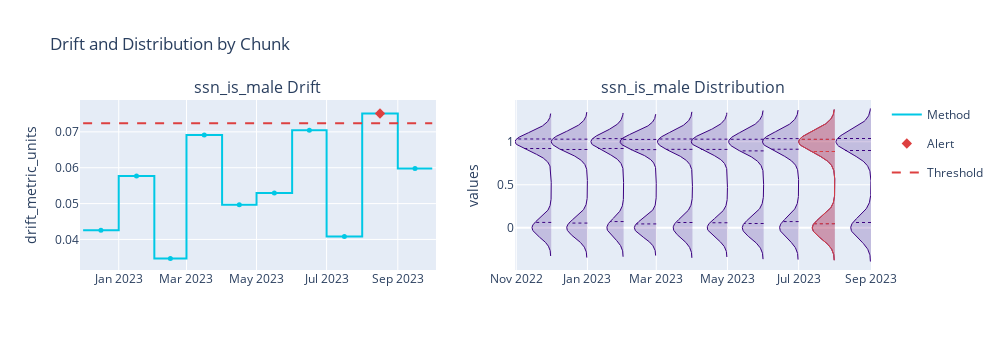

Here is the notebook cell this chart was saved with:
### Code cell
# plot distribution results
check_columns = ['ssn_is_male'] # ranked_features['feature_name']
plot_drift_and_distribution(uni_drift_results, check_columns, period='analysis')

### Figure 1 — Plotly figure (JSON) as saved in the notebook; plotly's stock layout.template omitted (floating-point values rounded to 4 significant figures; data arrays with more than 128 entries replaced by an {"elided": "..."} marker saying what was removed)
{"data": [{"hoverinfo": "skip", "legendgroup": "metric_analysis", "line": {"color": "#00c8e5", "shape": "hv", "width": 2}, "mode": "lines", "name": "Method", "showlegend": true, "type": "scatter", "x": ["2022-12-01T00:00:00", "2023-01-01T00:00:00", "2023-02-01T00:00:00", "2023-03-01T00:00:00", "2023-04-01T00:00:00", "2023-05-01T00:00:00", "2023-06-01T00:00:00", "2023-07-01T00:00:00", "2023-08-01T00:00:00", "2023-09-01T00:00:00", "2023-09-30T23:59:59.999999999"], "xaxis": "x", "y": [0.04254, 0.0577, 0.03472, 0.06911, 0.04967, 0.05297, 0.07048, 0.04079, 0.07512, 0.05982, 0.05982], "yaxis": "y"}, {"customdata": [["Jensen-Shannon distance for <b>ssn_is_male</b>", "<b style=\"color:Colors.BLUE_SKY_CRAYOLA;line-height:60px\">Analysis</b>", "", "2022-12", "From <b>Dec-01-2022</b> to <b>Dec-31-2022</b>", 0.0425], ["Jensen-Shannon distance for <b>ssn_is_male</b>", "<b style=\"color:Colors.BLUE_SKY_CRAYOLA;line-height:60px\">Analysis</b>", "", "2023-01", "From <b>Jan-01-2023</b> to <b>Jan-31-2023</b>", 0.0577], ["Jensen-Shannon distance for <b>ssn_is_male</b>", "<b style=\"color:Colors.BLUE_SKY_CRAYOLA;line-height:60px\">Analysis</b>", "", "2023-02", "From <b>Feb-01-2023</b> to <b>Feb-28-2023</b>", 0.0347], ["Jensen-Shannon distance for <b>ssn_is_male</b>", "<b style=\"color:Colors.BLUE_SKY_CRAYOLA;line-height:60px\">Analysis</b>", "", "2023-03", "From <b>Mar-01-2023</b> to <b>Mar-31-2023</b>", 0.0691], ["Jensen-Shannon distance for <b>ssn_is_male</b>", "<b style=\"color:Colors.BLUE_SKY_CRAYOLA;line-height:60px\">Analysis</b>", "", "2023-04", "From <b>Apr-01-2023</b> to <b>Apr-30-2023</b>", 0.0497], ["Jensen-Shannon distance for <b>ssn_is_male</b>", "<b style=\"color:Colors.BLUE_SKY_CRAYOLA;line-height:60px\">Analysis</b>", "", "2023-05", "From <b>May-01-2023</b> to <b>May-31-2023</b>", 0.053], ["Jensen-Shannon distance for <b>ssn_is_male</b>", "<b style=\"color:Colors.BLUE_SKY_CRAYOLA;line-height:60px\">Analysis</b>", "", "2023-06", "From <b>Jun-01-2023</b> to <b>Jun-30-2023</b>", 0.0705], ["Jensen-Shannon distance for <b>ssn_is_male</b>", "<b style=\"color:Colors.BLUE_SKY_CRAYOLA;line-height:60px\">Analysis</b>", "", "2023-07", "From <b>Jul-01-2023</b> to <b>Jul-31-2023</b>", 0.0408], ["Jensen-Shannon distance for <b>ssn_is_male</b>", "<b style=\"color:Colors.BLUE_SKY_CRAYOLA;line-height:60px\">Analysis</b>", "<span style=\"color:#AD0000\">⚠ <b>Drift detected</b></span>", "2023-08", "From <b>Aug-01-2023</b> to <b>Aug-31-2023</b>", 0.0751], ["Jensen-Shannon distance for <b>ssn_is_male</b>", "<b style=\"color:Colors.BLUE_SKY_CRAYOLA;line-height:60px\">Analysis</b>", "", "2023-09", "From <b>Sep-01-2023</b> to <b>Sep-30-2023</b>", 0.0598]], "hovertemplate": "%{customdata[1]} &nbsp; &nbsp; %{customdata[2]} <br />Chunk: <b>%{customdata[3]}</b> &nbsp; &nbsp; %{customdata[4]} <br />%{customdata[0]}: <b>%{customdata[5]}</b><b r /><extra></extra>", "legendgroup": "metric_analysis", "marker": {"color": "#00c8e5", "size": 5, "symbol": "circle"}, "mode": "markers", "name": "Method", "showlegend": false, "type": "scatter", "x": ["2022-12-16T12:00:00", "2023-01-16T12:00:00", "2023-02-15T00:00:00", "2023-03-16T12:00:00", "2023-04-16T00:00:00", "2023-05-16T12:00:00", "2023-06-16T00:00:00", "2023-07-16T12:00:00", "2023-08-16T12:00:00", "2023-09-15T23:59:59.999999999"], "xaxis": "x", "y": [0.04254, 0.0577, 0.03472, 0.06911, 0.04967, 0.05297, 0.07048, 0.04079, 0.07512, 0.05982, 0.05982], "yaxis": "y"}, {"hoverinfo": "skip", "legendgroup": "alert", "marker": {"color": "#DD4040", "size": 8, "symbol": "diamond"}, "mode": "markers", "name": "Alert", "showlegend": true, "type": "scatter", "x": ["2023-08-16T12:00:00"], "xaxis": "x", "y": [0.07512], "yaxis": "y"}, {"hoverinfo": "skip", "legendgroup": "thresh", "line": {"color": "#DD4040", "dash": "dash", "width": 2}, "mode": "lines", "name": "Threshold", "showlegend": true, "type": "scatter", "x": ["2022-12-01T00:00:00", "2023-01-01T00:00:00", "2023-02-01T00:00:00", "2023-03-01T00:00:00", "2023-04-01T00:00:00", "2023-05-01T00:00:00", "2023-06-01T00:00:00", "2023-07-01T00:00:00", "2023-08-01T00:00:00", "2023-09-01T00:00:00", "2023-09-30T23:59:59.999999999"], "xaxis": "x", "y": [0.07237, 0.07237, 0.07237, 0.07237, 0.07237, 0.07237, 0.07237, 0.07237, 0.07237, 0.07237, 0.07237], "yaxis": "y"}, {"hoverinfo": "skip", "line": {"color": "#3b0280", "width": 1}, "mode": "lines", "name": "Analysis", "showlegend": false, "type": "scatter", "x": {"elided": "820 str values"}, "xaxis": "x2", "y": {"elided": "820 float values"}, "yaxis": "y2"}, {"fill": "tonexty", "fillcolor": "rgba(0.23137254901960785, 0.00784313725490196, 0.5019607843137255, 0.2)", "hoverinfo": "skip", "line": {"color": "rgba(0,0,0,0)", "width": 1}, "showlegend": false, "type": "scatter", "x": {"elided": "820 str values"}, "xaxis": "x2", "y": {"elided": "820 float values"}, "yaxis": "y2"}, {"customdata": [["2022-12", "From <b>Dec-01-2022</b> to <b>Dec-31-2022</b>", "0.063"], ["2022-12", "From <b>Dec-01-2022</b> to <b>Dec-31-2022</b>", "0.063"]], "hoverlabel": {"bgcolor": "#3b0280", "font": {"color": "white"}}, "hovertemplate": "Chunk %{customdata[0]}: %{customdata[1]}, <b>%{customdata[2]}</b>", "line": {"color": "#3b0280", "dash": "dot", "width": 1}, "mode": "lines", "name": "Analysis", "showlegend": false, "type": "scatter", "x": ["2022-12-01T00:00:00", "2022-11-17T00:54:31.931979049"], "xaxis": "x2", "y": [0.06266, 0.06266], "yaxis": "y2"}, {"customdata": [["2022-12", "From <b>Dec-01-2022</b> to <b>Dec-31-2022</b>", "0.921"], ["2022-12", "From <b>Dec-01-2022</b> to <b>Dec-31-2022</b>", "0.921"]], "hoverlabel": {"bgcolor": "#3b0280", "font": {"color": "white"}}, "hovertemplate": "Chunk %{customdata[0]}: %{customdata[1]}, <b>%{customdata[2]}</b>", "line": {"color": "#3b0280", "dash": "dot", "width": 1}, "mode": "lines", "name": "Analysis", "showlegend": false, "type": "scatter", "x": ["2022-12-01T00:00:00", "2022-11-07T02:54:32.700089599"], "xaxis": "x2", "y": [0.9212, 0.9212], "yaxis": "y2"}, {"customdata": [["2022-12", "From <b>Dec-01-2022</b> to <b>Dec-31-2022</b>", "1.032"], ["2022-12", "From <b>Dec-01-2022</b> to <b>Dec-31-2022</b>", "1.032"]], "hoverlabel": {"bgcolor": "#3b0280", "font": {"color": "white"}}, "hovertemplate": "Chunk %{customdata[0]}: %{customdata[1]}, <b>%{customdata[2]}</b>", "line": {"color": "#3b0280", "dash": "dot", "width": 1}, "mode": "lines", "name": "Analysis", "showlegend": false, "type": "scatter", "x": ["2022-12-01T00:00:00", "2022-11-01T07:52:06.979333533"], "xaxis": "x2", "y": [1.032, 1.032], "yaxis": "y2"}, {"hoverinfo": "skip", "line": {"color": "#3b0280", "width": 1}, "mode": "lines", "name": "Analysis", "showlegend": false, "type": "scatter", "x": {"elided": "410 str values"}, "xaxis": "x2", "y": {"elided": "410 float values"}, "yaxis": "y2"}, {"fill": "tonexty", "fillcolor": "rgba(0.23137254901960785, 0.00784313725490196, 0.5019607843137255, 0.2)", "hoverinfo": "skip", "line": {"color": "rgba(0,0,0,0)", "width": 1}, "showlegend": false, "type": "scatter", "x": {"elided": "410 str values"}, "xaxis": "x2", "y": {"elided": "410 float values"}, "yaxis": "y2"}, {"customdata": [["2023-01", "From <b>Jan-01-2023</b> to <b>Jan-31-2023</b>", "0.055"], ["2023-01", "From <b>Jan-01-2023</b> to <b>Jan-31-2023</b>", "0.055"]], "hoverlabel": {"bgcolor": "#3b0280", "font": {"color": "white"}}, "hovertemplate": "Chunk %{customdata[0]}: %{customdata[1]}, <b>%{customdata[2]}</b>", "line": {"color": "#3b0280", "dash": "dot", "width": 1}, "mode": "lines", "name": "Analysis", "showlegend": false, "type": "scatter", "x": ["2023-01-01T00:00:00", "2022-12-16T04:02:08.345440670"], "xaxis": "x2", "y": [0.05505, 0.05505], "yaxis": "y2"}, {"customdata": [["2023-01", "From <b>Jan-01-2023</b> to <b>Jan-31-2023</b>", "0.91"], ["2023-01", "From <b>Jan-01-2023</b> to <b>Jan-31-2023</b>", "0.91"]], "hoverlabel": {"bgcolor": "#3b0280", "font": {"color": "white"}}, "hovertemplate": "Chunk %{customdata[0]}: %{customdata[1]}, <b>%{customdata[2]}</b>", "line": {"color": "#3b0280", "dash": "dot", "width": 1}, "mode": "lines", "name": "Analysis", "showlegend": false, "type": "scatter", "x": ["2023-01-01T00:00:00", "2022-12-09T02:29:41.255683195"], "xaxis": "x2", "y": [0.9102, 0.9102], "yaxis": "y2"}, {"customdata": [["2023-01", "From <b>Jan-01-2023</b> to <b>Jan-31-2023</b>", "1.03"], ["2023-01", "From <b>Jan-01-2023</b> to <b>Jan-31-2023</b>", "1.03"]], "hoverlabel": {"bgcolor": "#3b0280", "font": {"color": "white"}}, "hovertemplate": "Chunk %{customdata[0]}: %{customdata[1]}, <b>%{customdata[2]}</b>", "line": {"color": "#3b0280", "dash": "dot", "width": 1}, "mode": "lines", "name": "Analysis", "showlegend": false, "type": "scatter", "x": ["2023-01-01T00:00:00", "2022-12-02T00:49:12.537307431"], "xaxis": "x2", "y": [1.03, 1.03], "yaxis": "y2"}, {"hoverinfo": "skip", "line": {"color": "#3b0280", "width": 1}, "mode": "lines", "name": "Analysis", "showlegend": false, "type": "scatter", "x": {"elided": "410 str values"}, "xaxis": "x2", "y": {"elided": "410 float values"}, "yaxis": "y2"}, {"fill": "tonexty", "fillcolor": "rgba(0.23137254901960785, 0.00784313725490196, 0.5019607843137255, 0.2)", "hoverinfo": "skip", "line": {"color": "rgba(0,0,0,0)", "width": 1}, "showlegend": false, "type": "scatter", "x": {"elided": "410 str values"}, "xaxis": "x2", "y": {"elided": "410 float values"}, "yaxis": "y2"}, {"customdata": [["2023-02", "From <b>Feb-01-2023</b> to <b>Feb-28-2023</b>", "0.072"], ["2023-02", "From <b>Feb-01-2023</b> to <b>Feb-28-2023</b>", "0.072"]], "hoverlabel": {"bgcolor": "#3b0280", "font": {"color": "white"}}, "hovertemplate": "Chunk %{customdata[0]}: %{customdata[1]}, <b>%{customdata[2]}</b>", "line": {"color": "#3b0280", "dash": "dot", "width": 1}, "mode": "lines", "name": "Analysis", "showlegend": false, "type": "scatter", "x": ["2023-02-01T00:00:00", "2023-01-20T09:18:58.032980425"], "xaxis": "x2", "y": [0.0724, 0.0724], "yaxis": "y2"}, {"customdata": [["2023-02", "From <b>Feb-01-2023</b> to <b>Feb-28-2023</b>", "0.922"], ["2023-02", "From <b>Feb-01-2023</b> to <b>Feb-28-2023</b>", "0.922"]], "hoverlabel": {"bgcolor": "#3b0280", "font": {"color": "white"}}, "hovertemplate": "Chunk %{customdata[0]}: %{customdata[1]}, <b>%{customdata[2]}</b>", "line": {"color": "#3b0280", "dash": "dot", "width": 1}, "mode": "lines", "name": "Analysis", "showlegend": false, "type": "scatter", "x": ["2023-02-01T00:00:00", "2023-01-10T00:56:32.962579589"], "xaxis": "x2", "y": [0.9219, 0.9219], "yaxis": "y2"}, {"customdata": [["2023-02", "From <b>Feb-01-2023</b> to <b>Feb-28-2023</b>", "1.036"], ["2023-02", "From <b>Feb-01-2023</b> to <b>Feb-28-2023</b>", "1.036"]], "hoverlabel": {"bgcolor": "#3b0280", "font": {"color": "white"}}, "hovertemplate": "Chunk %{customdata[0]}: %{customdata[1]}, <b>%{customdata[2]}</b>", "line": {"color": "#3b0280", "dash": "dot", "width": 1}, "mode": "lines", "name": "Analysis", "showlegend": false, "type": "scatter", "x": ["2023-02-01T00:00:00", "2023-01-05T10:13:57.456171056"], "xaxis": "x2", "y": [1.036, 1.036], "yaxis": "y2"}, {"hoverinfo": "skip", "line": {"color": "#3b0280", "width": 1}, "mode": "lines", "name": "Analysis", "showlegend": false, "type": "scatter", "x": {"elided": "820 str values"}, "xaxis": "x2", "y": {"elided": "820 float values"}, "yaxis": "y2"}, {"fill": "tonexty", "fillcolor": "rgba(0.23137254901960785, 0.00784313725490196, 0.5019607843137255, 0.2)", "hoverinfo": "skip", "line": {"color": "rgba(0,0,0,0)", "width": 1}, "showlegend": false, "type": "scatter", "x": {"elided": "820 str values"}, "xaxis": "x2", "y": {"elided": "820 float values"}, "yaxis": "y2"}, {"customdata": [["2023-03", "From <b>Mar-01-2023</b> to <b>Mar-31-2023</b>", "0.045"], ["2023-03", "From <b>Mar-01-2023</b> to <b>Mar-31-2023</b>", "0.045"]], "hoverlabel": {"bgcolor": "#3b0280", "font": {"color": "white"}}, "hovertemplate": "Chunk %{customdata[0]}: %{customdata[1]}, <b>%{customdata[2]}</b>", "line": {"color": "#3b0280", "dash": "dot", "width": 1}, "mode": "lines", "name": "Analysis", "showlegend": false, "type": "scatter", "x": ["2023-03-01T00:00:00", "2023-02-11T19:54:47.711118256"], "xaxis": "x2", "y": [0.04521, 0.04521], "yaxis": "y2"}, {"customdata": [["2023-03", "From <b>Mar-01-2023</b> to <b>Mar-31-2023</b>", "0.909"], ["2023-03", "From <b>Mar-01-2023</b> to <b>Mar-31-2023</b>", "0.909"]], "hoverlabel": {"bgcolor": "#3b0280", "font": {"color": "white"}}, "hovertemplate": "Chunk %{customdata[0]}: %{customdata[1]}, <b>%{customdata[2]}</b>", "line": {"color": "#3b0280", "dash": "dot", "width": 1}, "mode": "lines", "name": "Analysis", "showlegend": false, "type": "scatter", "x": ["2023-03-01T00:00:00", "2023-02-07T09:52:05.126288225"], "xaxis": "x2", "y": [0.9086, 0.9086], "yaxis": "y2"}, {"customdata": [["2023-03", "From <b>Mar-01-2023</b> to <b>Mar-31-2023</b>", "1.027"], ["2023-03", "From <b>Mar-01-2023</b> to <b>Mar-31-2023</b>", "1.027"]], "hoverlabel": {"bgcolor": "#3b0280", "font": {"color": "white"}}, "hovertemplate": "Chunk %{customdata[0]}: %{customdata[1]}, <b>%{customdata[2]}</b>", "line": {"color": "#3b0280", "dash": "dot", "width": 1}, "mode": "lines", "name": "Analysis", "showlegend": false, "type": "scatter", "x": ["2023-03-01T00:00:00", "2023-01-29T23:12:53.966221269"], "xaxis": "x2", "y": [1.027, 1.027], "yaxis": "y2"}, {"hoverinfo": "skip", "line": {"color": "#3b0280", "width": 1}, "mode": "lines", "name": "Analysis", "showlegend": false, "type": "scatter", "x": {"elided": "410 str values"}, "xaxis": "x2", "y": {"elided": "410 float values"}, "yaxis": "y2"}, {"fill": "tonexty", "fillcolor": "rgba(0.23137254901960785, 0.00784313725490196, 0.5019607843137255, 0.2)", "hoverinfo": "skip", "line": {"color": "rgba(0,0,0,0)", "width": 1}, "showlegend": false, "type": "scatter", "x": {"elided": "410 str values"}, "xaxis": "x2", "y": {"elided": "410 float values"}, "yaxis": "y2"}, {"customdata": [["2023-04", "From <b>Apr-01-2023</b> to <b>Apr-30-2023</b>", "0.062"], ["2023-04", "From <b>Apr-01-2023</b> to <b>Apr-30-2023</b>", "0.062"]], "hoverlabel": {"bgcolor": "#3b0280", "font": {"color": "white"}}, "hovertemplate": "Chunk %{customdata[0]}: %{customdata[1]}, <b>%{customdata[2]}</b>", "line": {"color": "#3b0280", "dash": "dot", "width": 1}, "mode": "lines", "name": "Analysis", "showlegend": false, "type": "scatter", "x": ["2023-04-01T00:00:00", "2023-03-17T15:45:51.477920673"], "xaxis": "x2", "y": [0.06167, 0.06167], "yaxis": "y2"}, {"customdata": [["2023-04", "From <b>Apr-01-2023</b> to <b>Apr-30-2023</b>", "0.912"], ["2023-04", "From <b>Apr-01-2023</b> to <b>Apr-30-2023</b>", "0.912"]], "hoverlabel": {"bgcolor": "#3b0280", "font": {"color": "white"}}, "hovertemplate": "Chunk %{customdata[0]}: %{customdata[1]}, <b>%{customdata[2]}</b>", "line": {"color": "#3b0280", "dash": "dot", "width": 1}, "mode": "lines", "name": "Analysis", "showlegend": false, "type": "scatter", "x": ["2023-04-01T00:00:00", "2023-03-09T11:50:14.225168690"], "xaxis": "x2", "y": [0.9118, 0.9118], "yaxis": "y2"}, {"customdata": [["2023-04", "From <b>Apr-01-2023</b> to <b>Apr-30-2023</b>", "1.032"], ["2023-04", "From <b>Apr-01-2023</b> to <b>Apr-30-2023</b>", "1.032"]], "hoverlabel": {"bgcolor": "#3b0280", "font": {"color": "white"}}, "hovertemplate": "Chunk %{customdata[0]}: %{customdata[1]}, <b>%{customdata[2]}</b>", "line": {"color": "#3b0280", "dash": "dot", "width": 1}, "mode": "lines", "name": "Analysis", "showlegend": false, "type": "scatter", "x": ["2023-04-01T00:00:00", "2023-03-03T02:46:05.576744365"], "xaxis": "x2", "y": [1.032, 1.032], "yaxis": "y2"}, {"hoverinfo": "skip", "line": {"color": "#3b0280", "width": 1}, "mode": "lines", "name": "Analysis", "showlegend": false, "type": "scatter", "x": {"elided": "410 str values"}, "xaxis": "x2", "y": {"elided": "410 float values"}, "yaxis": "y2"}, {"fill": "tonexty", "fillcolor": "rgba(0.23137254901960785, 0.00784313725490196, 0.5019607843137255, 0.2)", "hoverinfo": "skip", "line": {"color": "rgba(0,0,0,0)", "width": 1}, "showlegend": false, "type": "scatter", "x": {"elided": "410 str values"}, "xaxis": "x2", "y": {"elided": "410 float values"}, "yaxis": "y2"}, {"customdata": [["2023-05", "From <b>May-01-2023</b> to <b>May-31-2023</b>", "0.059"], ["2023-05", "From <b>May-01-2023</b> to <b>May-31-2023</b>", "0.059"]], "hoverlabel": {"bgcolor": "#3b0280", "font": {"color": "white"}}, "hovertemplate": "Chunk %{customdata[0]}: %{customdata[1]}, <b>%{customdata[2]}</b>", "line": {"color": "#3b0280", "dash": "dot", "width": 1}, "mode": "lines", "name": "Analysis", "showlegend": false, "type": "scatter", "x": ["2023-05-01T00:00:00", "2023-04-15T20:20:54.270147553"], "xaxis": "x2", "y": [0.05865, 0.05865], "yaxis": "y2"}, {"customdata": [["2023-05", "From <b>May-01-2023</b> to <b>May-31-2023</b>", "0.911"], ["2023-05", "From <b>May-01-2023</b> to <b>May-31-2023</b>", "0.911"]], "hoverlabel": {"bgcolor": "#3b0280", "font": {"color": "white"}}, "hovertemplate": "Chunk %{customdata[0]}: %{customdata[1]}, <b>%{customdata[2]}</b>", "line": {"color": "#3b0280", "dash": "dot", "width": 1}, "mode": "lines", "name": "Analysis", "showlegend": false, "type": "scatter", "x": ["2023-05-01T00:00:00", "2023-04-08T06:16:16.359359454"], "xaxis": "x2", "y": [0.911, 0.911], "yaxis": "y2"}, {"customdata": [["2023-05", "From <b>May-01-2023</b> to <b>May-31-2023</b>", "1.03"], ["2023-05", "From <b>May-01-2023</b> to <b>May-31-2023</b>", "1.03"]], "hoverlabel": {"bgcolor": "#3b0280", "font": {"color": "white"}}, "hovertemplate": "Chunk %{customdata[0]}: %{customdata[1]}, <b>%{customdata[2]}</b>", "line": {"color": "#3b0280", "dash": "dot", "width": 1}, "mode": "lines", "name": "Analysis", "showlegend": false, "type": "scatter", "x": ["2023-05-01T00:00:00", "2023-04-01T01:29:33.670525195"], "xaxis": "x2", "y": [1.03, 1.03], "yaxis": "y2"}, {"hoverinfo": "skip", "line": {"color": "#3b0280", "width": 1}, "mode": "lines", "name": "Analysis", "showlegend": false, "type": "scatter", "x": {"elided": "410 str values"}, "xaxis": "x2", "y": {"elided": "410 float values"}, "yaxis": "y2"}, {"fill": "tonexty", "fillcolor": "rgba(0.23137254901960785, 0.00784313725490196, 0.5019607843137255, 0.2)", "hoverinfo": "skip", "line": {"color": "rgba(0,0,0,0)", "width": 1}, "showlegend": false, "type": "scatter", "x": {"elided": "410 str values"}, "xaxis": "x2", "y": {"elided": "410 float values"}, "yaxis": "y2"}, {"customdata": [["2023-06", "From <b>Jun-01-2023</b> to <b>Jun-30-2023</b>", "0.05"], ["2023-06", "From <b>Jun-01-2023</b> to <b>Jun-30-2023</b>", "0.05"]], "hoverlabel": {"bgcolor": "#3b0280", "font": {"color": "white"}}, "hovertemplate": "Chunk %{customdata[0]}: %{customdata[1]}, <b>%{customdata[2]}</b>", "line": {"color": "#3b0280", "dash": "dot", "width": 1}, "mode": "lines", "name": "Analysis", "showlegend": false, "type": "scatter", "x": ["2023-06-01T00:00:00", "2023-05-15T04:30:57.241599272"], "xaxis": "x2", "y": [0.04962, 0.04962], "yaxis": "y2"}, {"customdata": [["2023-06", "From <b>Jun-01-2023</b> to <b>Jun-30-2023</b>", "0.894"], ["2023-06", "From <b>Jun-01-2023</b> to <b>Jun-30-2023</b>", "0.894"]], "hoverlabel": {"bgcolor": "#3b0280", "font": {"color": "white"}}, "hovertemplate": "Chunk %{customdata[0]}: %{customdata[1]}, <b>%{customdata[2]}</b>", "line": {"color": "#3b0280", "dash": "dot", "width": 1}, "mode": "lines", "name": "Analysis", "showlegend": false, "type": "scatter", "x": ["2023-06-01T00:00:00", "2023-05-11T12:50:18.654667310"], "xaxis": "x2", "y": [0.8938, 0.8938], "yaxis": "y2"}, {"customdata": [["2023-06", "From <b>Jun-01-2023</b> to <b>Jun-30-2023</b>", "1.029"], ["2023-06", "From <b>Jun-01-2023</b> to <b>Jun-30-2023</b>", "1.029"]], "hoverlabel": {"bgcolor": "#3b0280", "font": {"color": "white"}}, "hovertemplate": "Chunk %{customdata[0]}: %{customdata[1]}, <b>%{customdata[2]}</b>", "line": {"color": "#3b0280", "dash": "dot", "width": 1}, "mode": "lines", "name": "Analysis", "showlegend": false, "type": "scatter", "x": ["2023-06-01T00:00:00", "2023-05-02T20:05:10.800243204"], "xaxis": "x2", "y": [1.029, 1.029], "yaxis": "y2"}, {"hoverinfo": "skip", "line": {"color": "#3b0280", "width": 1}, "mode": "lines", "name": "Analysis", "showlegend": false, "type": "scatter", "x": {"elided": "410 str values"}, "xaxis": "x2", "y": {"elided": "410 float values"}, "yaxis": "y2"}, {"fill": "tonexty", "fillcolor": "rgba(0.23137254901960785, 0.00784313725490196, 0.5019607843137255, 0.2)", "hoverinfo": "skip", "line": {"color": "rgba(0,0,0,0)", "width": 1}, "showlegend": false, "type": "scatter", "x": {"elided": "410 str values"}, "xaxis": "x2", "y": {"elided": "410 float values"}, "yaxis": "y2"}, {"customdata": [["2023-07", "From <b>Jul-01-2023</b> to <b>Jul-31-2023</b>", "0.072"], ["2023-07", "From <b>Jul-01-2023</b> to <b>Jul-31-2023</b>", "0.072"]], "hoverlabel": {"bgcolor": "#3b0280", "font": {"color": "white"}}, "hovertemplate": "Chunk %{customdata[0]}: %{customdata[1]}, <b>%{customdata[2]}</b>", "line": {"color": "#3b0280", "dash": "dot", "width": 1}, "mode": "lines", "name": "Analysis", "showlegend": false, "type": "scatter", "x": ["2023-07-01T00:00:00", "2023-06-17T06:19:34.948369997"], "xaxis": "x2", "y": [0.07238, 0.07238], "yaxis": "y2"}, {"customdata": [["2023-07", "From <b>Jul-01-2023</b> to <b>Jul-31-2023</b>", "0.913"], ["2023-07", "From <b>Jul-01-2023</b> to <b>Jul-31-2023</b>", "0.913"]], "hoverlabel": {"bgcolor": "#3b0280", "font": {"color": "white"}}, "hovertemplate": "Chunk %{customdata[0]}: %{customdata[1]}, <b>%{customdata[2]}</b>", "line": {"color": "#3b0280", "dash": "dot", "width": 1}, "mode": "lines", "name": "Analysis", "showlegend": false, "type": "scatter", "x": ["2023-07-01T00:00:00", "2023-06-06T19:38:41.777487010"], "xaxis": "x2", "y": [0.9132, 0.9132], "yaxis": "y2"}, {"customdata": [["2023-07", "From <b>Jul-01-2023</b> to <b>Jul-31-2023</b>", "1.036"], ["2023-07", "From <b>Jul-01-2023</b> to <b>Jul-31-2023</b>", "1.036"]], "hoverlabel": {"bgcolor": "#3b0280", "font": {"color": "white"}}, "hovertemplate": "Chunk %{customdata[0]}: %{customdata[1]}, <b>%{customdata[2]}</b>", "line": {"color": "#3b0280", "dash": "dot", "width": 1}, "mode": "lines", "name": "Analysis", "showlegend": false, "type": "scatter", "x": ["2023-07-01T00:00:00", "2023-06-01T07:35:55.967387935"], "xaxis": "x2", "y": [1.036, 1.036], "yaxis": "y2"}, {"hoverinfo": "skip", "line": {"color": "#3b0280", "width": 1}, "mode": "lines", "name": "Analysis", "showlegend": false, "type": "scatter", "x": {"elided": "410 str values"}, "xaxis": "x2", "y": {"elided": "410 float values"}, "yaxis": "y2"}, {"fill": "tonexty", "fillcolor": "rgba(0.23137254901960785, 0.00784313725490196, 0.5019607843137255, 0.2)", "hoverinfo": "skip", "line": {"color": "rgba(0,0,0,0)", "width": 1}, "showlegend": false, "type": "scatter", "x": {"elided": "410 str values"}, "xaxis": "x2", "y": {"elided": "410 float values"}, "yaxis": "y2"}, {"customdata": [["2023-08", "From <b>Aug-01-2023</b> to <b>Aug-31-2023</b>", "0.047"], ["2023-08", "From <b>Aug-01-2023</b> to <b>Aug-31-2023</b>", "0.047"]], "hoverlabel": {"bgcolor": "#3b0280", "font": {"color": "white"}}, "hovertemplate": "Chunk %{customdata[0]}: %{customdata[1]}, <b>%{customdata[2]}</b>", "line": {"color": "#3b0280", "dash": "dot", "width": 1}, "mode": "lines", "name": "Analysis", "showlegend": false, "type": "scatter", "x": ["2023-08-01T00:00:00", "2023-07-14T00:13:24.200835304"], "xaxis": "x2", "y": [0.04738, 0.04738], "yaxis": "y2"}, {"customdata": [["2023-08", "From <b>Aug-01-2023</b> to <b>Aug-31-2023</b>", "0.887"], ["2023-08", "From <b>Aug-01-2023</b> to <b>Aug-31-2023</b>", "0.887"]], "hoverlabel": {"bgcolor": "#3b0280", "font": {"color": "white"}}, "hovertemplate": "Chunk %{customdata[0]}: %{customdata[1]}, <b>%{customdata[2]}</b>", "line": {"color": "#3b0280", "dash": "dot", "width": 1}, "mode": "lines", "name": "Analysis", "showlegend": false, "type": "scatter", "x": ["2023-08-01T00:00:00", "2023-07-11T08:48:35.335572644"], "xaxis": "x2", "y": [0.8867, 0.8867], "yaxis": "y2"}, {"customdata": [["2023-08", "From <b>Aug-01-2023</b> to <b>Aug-31-2023</b>", "1.028"], ["2023-08", "From <b>Aug-01-2023</b> to <b>Aug-31-2023</b>", "1.028"]], "hoverlabel": {"bgcolor": "#3b0280", "font": {"color": "white"}}, "hovertemplate": "Chunk %{customdata[0]}: %{customdata[1]}, <b>%{customdata[2]}</b>", "line": {"color": "#3b0280", "dash": "dot", "width": 1}, "mode": "lines", "name": "Analysis", "showlegend": false, "type": "scatter", "x": ["2023-08-01T00:00:00", "2023-07-01T18:09:01.415658196"], "xaxis": "x2", "y": [1.028, 1.028], "yaxis": "y2"}, {"hoverinfo": "skip", "line": {"color": "#3b0280", "width": 1}, "mode": "lines", "name": "Analysis", "showlegend": false, "type": "scatter", "x": {"elided": "205 str values"}, "xaxis": "x2", "y": {"elided": "205 float values"}, "yaxis": "y2"}, {"fill": "tonexty", "fillcolor": "rgba(0.23137254901960785, 0.00784313725490196, 0.5019607843137255, 0.2)", "hoverinfo": "skip", "line": {"color": "rgba(0,0,0,0)", "width": 1}, "showlegend": false, "type": "scatter", "x": {"elided": "205 str values"}, "xaxis": "x2", "y": {"elided": "205 float values"}, "yaxis": "y2"}, {"customdata": [["2023-09", "From <b>Sep-01-2023</b> to <b>Sep-30-2023</b>", "0.062"], ["2023-09", "From <b>Sep-01-2023</b> to <b>Sep-30-2023</b>", "0.062"]], "hoverlabel": {"bgcolor": "#3b0280", "font": {"color": "white"}}, "hovertemplate": "Chunk %{customdata[0]}: %{customdata[1]}, <b>%{customdata[2]}</b>", "line": {"color": "#3b0280", "dash": "dot", "width": 1}, "mode": "lines", "name": "Analysis", "showlegend": false, "type": "scatter", "x": ["2023-09-01T00:00:00", "2023-08-16T11:23:47.913543773"], "xaxis": "x2", "y": [0.06164, 0.06164], "yaxis": "y2"}, {"customdata": [["2023-09", "From <b>Sep-01-2023</b> to <b>Sep-30-2023</b>", "0.898"], ["2023-09", "From <b>Sep-01-2023</b> to <b>Sep-30-2023</b>", "0.898"]], "hoverlabel": {"bgcolor": "#3b0280", "font": {"color": "white"}}, "hovertemplate": "Chunk %{customdata[0]}: %{customdata[1]}, <b>%{customdata[2]}</b>", "line": {"color": "#3b0280", "dash": "dot", "width": 1}, "mode": "lines", "name": "Analysis", "showlegend": false, "type": "scatter", "x": ["2023-09-01T00:00:00", "2023-08-09T20:12:01.405324566"], "xaxis": "x2", "y": [0.8983, 0.8983], "yaxis": "y2"}, {"customdata": [["2023-09", "From <b>Sep-01-2023</b> to <b>Sep-30-2023</b>", "1.038"], ["2023-09", "From <b>Sep-01-2023</b> to <b>Sep-30-2023</b>", "1.038"]], "hoverlabel": {"bgcolor": "#3b0280", "font": {"color": "white"}}, "hovertemplate": "Chunk %{customdata[0]}: %{customdata[1]}, <b>%{customdata[2]}</b>", "line": {"color": "#3b0280", "dash": "dot", "width": 1}, "mode": "lines", "name": "Analysis", "showlegend": false, "type": "scatter", "x": ["2023-09-01T00:00:00", "2023-08-03T05:12:30.622347066"], "xaxis": "x2", "y": [1.038, 1.038], "yaxis": "y2"}, {"hoverinfo": "skip", "line": {"color": "#DD4040", "width": 1}, "mode": "lines", "name": "Alerts", "showlegend": false, "type": "scatter", "x": {"elided": "410 str values"}, "xaxis": "x2", "y": {"elided": "410 float values"}, "yaxis": "y2"}, {"fill": "tonexty", "fillcolor": "rgba(0.8666666666666667, 0.25098039215686274, 0.25098039215686274, 0.3)", "hoverinfo": "skip", "line": {"color": "rgba(0,0,0,0)", "width": 1}, "showlegend": false, "type": "scatter", "x": {"elided": "410 str values"}, "xaxis": "x2", "y": {"elided": "410 float values"}, "yaxis": "y2"}, {"customdata": [[null, "From <b>Aug-01-2023</b> to <b>Aug-31-2023</b>", 0.047], [null, "From <b>Aug-01-2023</b> to <b>Aug-31-2023</b>", 0.047]], "hoverlabel": {"bgcolor": "#DD4040", "font": {"color": "white"}}, "hovertemplate": "Chunk %{customdata[0]}: %{customdata[1]}, <b>%{customdata[2]}</b>", "line": {"color": "#DD4040", "dash": "dot", "width": 1}, "mode": "lines", "name": "Alerts", "showlegend": false, "type": "scatter", "x": ["2023-08-01T00:00:00", "2023-07-14T00:13:24.200835304"], "xaxis": "x2", "y": [0.04738, 0.04738], "yaxis": "y2"}, {"customdata": [[null, "From <b>Aug-01-2023</b> to <b>Aug-31-2023</b>", 0.887], [null, "From <b>Aug-01-2023</b> to <b>Aug-31-2023</b>", 0.887]], "hoverlabel": {"bgcolor": "#DD4040", "font": {"color": "white"}}, "hovertemplate": "Chunk %{customdata[0]}: %{customdata[1]}, <b>%{customdata[2]}</b>", "line": {"color": "#DD4040", "dash": "dot", "width": 1}, "mode": "lines", "name": "Alerts", "showlegend": false, "type": "scatter", "x": ["2023-08-01T00:00:00", "2023-07-11T08:48:35.335572644"], "xaxis": "x2", "y": [0.8867, 0.8867], "yaxis": "y2"}, {"customdata": [[null, "From <b>Aug-01-2023</b> to <b>Aug-31-2023</b>", 1.028], [null, "From <b>Aug-01-2023</b> to <b>Aug-31-2023</b>", 1.028]], "hoverlabel": {"bgcolor": "#DD4040", "font": {"color": "white"}}, "hovertemplate": "Chunk %{customdata[0]}: %{customdata[1]}, <b>%{customdata[2]}</b>", "line": {"color": "#DD4040", "dash": "dot", "width": 1}, "mode": "lines", "name": "Alerts", "showlegend": false, "type": "scatter", "x": ["2023-08-01T00:00:00", "2023-07-01T18:09:01.415658196"], "xaxis": "x2", "y": [1.028, 1.028], "yaxis": "y2"}], "layout": {"annotations": [{"font": {"size": 16}, "showarrow": false, "text": "ssn_is_male Drift", "x": 0.225, "xanchor": "center", "xref": "paper", "y": 1, "yanchor": "bottom", "yref": "paper"}, {"font": {"size": 16}, "showarrow": false, "text": "ssn_is_male Distribution", "x": 0.775, "xanchor": "center", "xref": "paper", "y": 1, "yanchor": "bottom", "yref": "paper"}], "height": 350, "title": {"text": "Drift and Distribution by Chunk"}, "width": 1000, "xaxis": {"anchor": "y", "domain": [0, 0.45]}, "xaxis2": {"anchor": "y2", "domain": [0.55, 1]}, "yaxis": {"anchor": "x", "domain": [0, 1], "title": {"text": "drift_metric_units"}}, "yaxis2": {"anchor": "x2", "domain": [0, 1], "title": {"text": "values"}}}}
